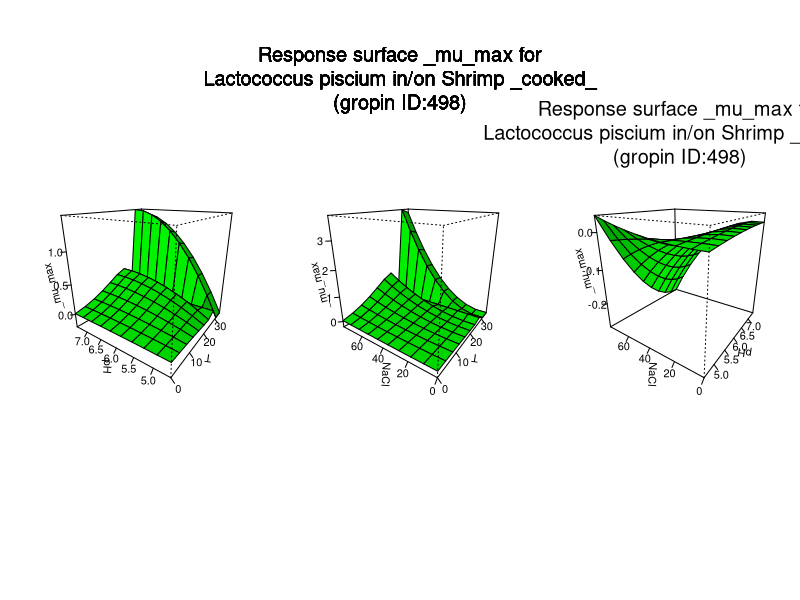

Source code (R):
#############################
# start of Parameter script
#############################
T <- seq(0,34.965034965035,length.out=10)
pH <- seq(4.6046,7.39260739260739,length.out=10)
NaCl <- seq(0,79.9200799200799,length.out=10)
#############################
# end of Parameter script
#############################
############################# 
# start of Model script Gropin ID 498 
#############################
 
# constant coefficients for this model
 
variables <- data.frame(T,pH,NaCl)
argumentsPar <- unique.data.frame(expand.grid(variables))
 
# heart of the model
response_surface <- function(T,pH,NaCl) {
   mumax <-0.46*(((T-27.19)*((T+4.8)^2))/(28.19*(28.19*(T-23.39)-(-3.8)*(18.59-2*T))))*(1/6.6)*((pH-4.79)*(9.93-pH))*(1/335.26)*((NaCl+13.62)*(23-NaCl))

	return(mumax=mumax)
} 

# output parameters
responseSurface <- cbind(argumentsPar,response_surface(argumentsPar['T'],argumentsPar['pH'],argumentsPar['NaCl']))
colnames(responseSurface) <- c(colnames(argumentsPar),'mumax')
#############################
# End of Model script
#############################
############################# 
# start of Visualisation script Gropin ID 498 
#############################
titleText <-'Response surface _mu_max for
Lactococcus piscium in/on Shrimp _cooked_
(gropin ID:498)'
argPar1 <- unique.data.frame(expand.grid(T,pH))
argPar2 <- unique.data.frame(expand.grid(T,NaCl))
argPar3 <- unique.data.frame(expand.grid(pH,NaCl))
z1 <- matrix(unlist(response_surface(T = argPar1[1],pH = argPar1[2],NaCl = NaCl[1])),nrow=10)
z2 <- matrix(unlist(response_surface(T = argPar2[1],NaCl = argPar2[2],pH = pH[1])),nrow=10)
z3 <- matrix(unlist(response_surface(pH = argPar3[1],NaCl = argPar3[2],T = T[1])),nrow=10)
# adding precaution if response surface is zero
myZLim1 <- range(z1)
if(myZLim1[1] == myZLim1[2]) myZLim1[2] <- myZLim1[2]+1
myZLim2 <- range(z2)
if(myZLim2[1] == myZLim2[2]) myZLim2[2] <- myZLim2[2]+1
myZLim3 <- range(z3)
if(myZLim3[1] == myZLim3[2]) myZLim3[2] <- myZLim3[2]+1
if(length(T)>1 & length(pH)>1 & length(NaCl)>1) {
	par(mfrow = c(1,3))
	persp(T,pH,z1,col = 'green',xlab='T',ylab='pH',zlab='_mu_max',zlim=myZLim1,theta=305,phi=20,shade=0.25,ticktype = 'detailed')
	persp(T,NaCl,z2,col = 'green',xlab='T',ylab='NaCl',zlab='_mu_max',zlim=myZLim2,theta=305,phi=20,shade=0.25,ticktype = 'detailed')
	persp(pH,NaCl,z3,col = 'green',xlab='pH',ylab='NaCl',zlab='_mu_max',zlim=myZLim3,theta=305,phi=20,shade=0.25,ticktype = 'detailed')
	mtext(titleText,outer=T,  cex=1.2, line=-8.5, side=3)
} else {
		myPars <- unique.data.frame(expand.grid(T,pH,NaCl))
		myZ <-matrix(unlist(response_surface(myPars[,1],myPars[,2],myPars[,3])),nrow=10)
		myZLim <- range(myZ)
if(myZLim[1] == myZLim[2]) myZLim[2] <- myZLim[2]+1
	if(length(NaCl)==1) {
		persp(T,pH,myZ,col = 'green',xlab='T',ylab='pH',zlab='_mu_max',main=titleText,sub=paste('other variable: NaCl =',round(NaCl,digits = 2)),zlim=myZLim,theta=305,phi=20,shade=0.25,ticktype = 'detailed')
	}
	if(length(pH)==1) {
		persp(T,NaCl,myZ,col = 'green',xlab='T',ylab='NaCl',zlab='_mu_max',main=titleText,sub=paste('other variable: pH =',round(pH,digits = 2)),zlim=myZLim,theta=305,phi=20,shade=0.25,ticktype = 'detailed')
	}
	if(length(T)==1) {
		persp(pH,NaCl,myZ,col = 'green',xlab='pH',ylab='NaCl',zlab='_mu_max',main=titleText,sub=paste('other variable: T =',round(T,digits = 2)),zlim=myZLim,theta=305,phi=20,shade=0.25,ticktype = 'detailed')
	}
}
#############################
# End of Visualisation script
#############################
